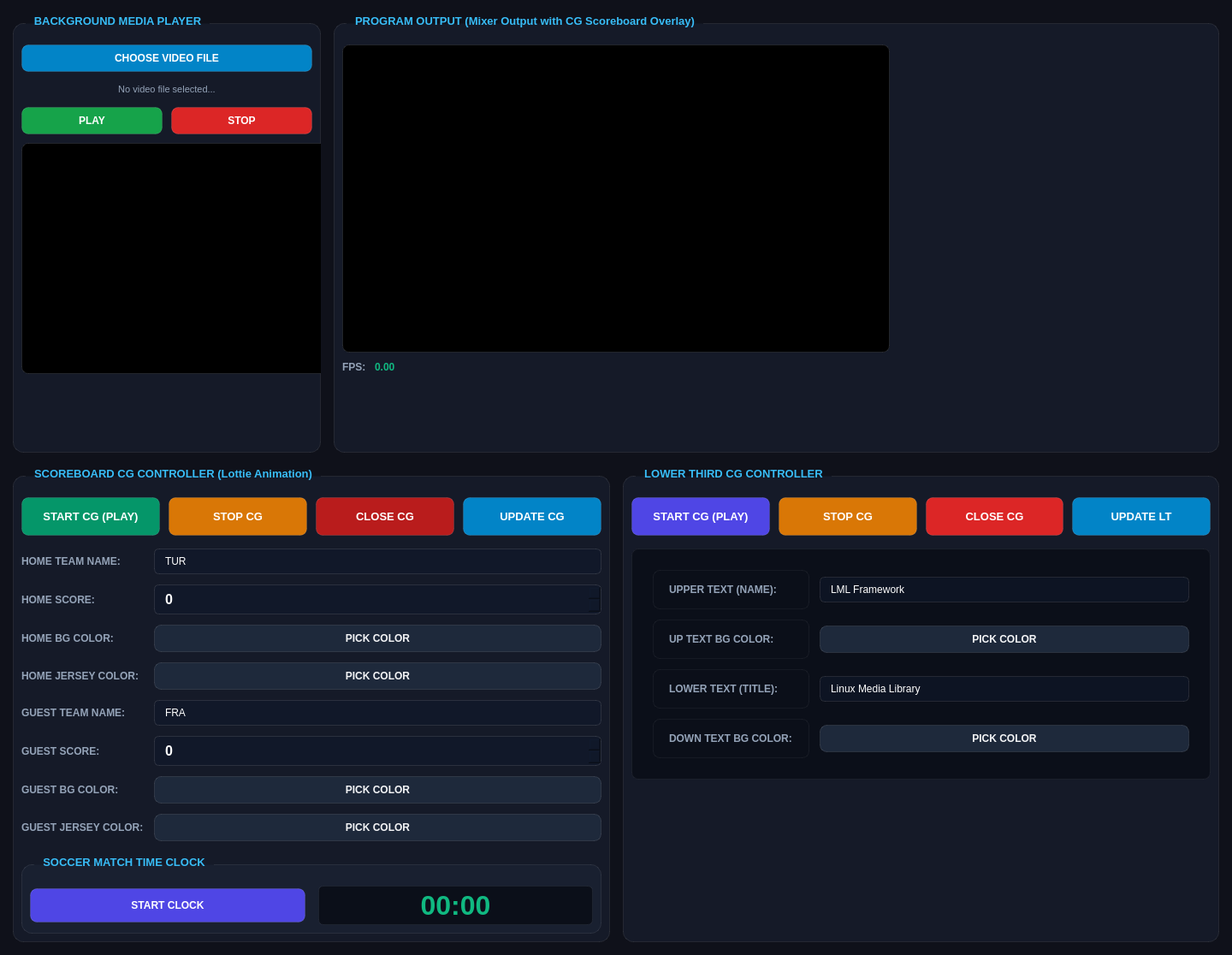
<?xml version="1.0" encoding="UTF-8"?>
<ui version="4.0">
 <class>MainWindow</class>
 <widget class="QMainWindow" name="MainWindow">
  <property name="geometry">
   <rect>
    <x>0</x>
    <y>0</y>
    <width>1440</width>
    <height>1116</height>
   </rect>
  </property>
  <property name="windowTitle">
   <string>LinPlay CG - LAnimation Scoreboard Controller</string>
  </property>
  <property name="styleSheet">
   <string notr="true">QMainWindow {
    background-color: #0f111a;
}
QWidget {
    font-family: 'Outfit', 'Inter', 'Segoe UI', sans-serif;
    color: #f3f4f6;
}
QGroupBox {
    background-color: rgba(30, 41, 59, 0.4);
    border: 1px solid rgba(255, 255, 255, 0.08);
    border-radius: 12px;
    margin-top: 12px;
    padding-top: 15px;
    font-weight: bold;
    font-size: 13px;
    color: #38bdf8;
}
QGroupBox::title {
    subcontrol-origin: margin;
    subcontrol-position: top left;
    left: 15px;
    padding: 2px 8px;
}
QLineEdit {
    background-color: rgba(15, 23, 42, 0.6);
    border: 1px solid rgba(255, 255, 255, 0.1);
    border-radius: 6px;
    padding: 6px 10px;
    color: white;
}
QLineEdit:focus {
    border: 1px solid #38bdf8;
}
QSpinBox {
    background-color: rgba(15, 23, 42, 0.6);
    border: 1px solid rgba(255, 255, 255, 0.1);
    border-radius: 6px;
    padding: 6px 10px;
    color: white;
    font-size: 16px;
    font-weight: bold;
}
QPushButton {
    background-color: #1e293b;
    border: 1px solid rgba(255, 255, 255, 0.1);
    border-radius: 8px;
    padding: 8px 16px;
    font-weight: bold;
}
QPushButton:hover {
    background-color: #334155;
    border: 1px solid rgba(255, 255, 255, 0.2);
}
QPushButton:pressed {
    background-color: #0f172a;
}</string>
  </property>
  <widget class="QWidget" name="centralwidget">
   <layout class="QVBoxLayout" name="mainLayout">
    <property name="spacing">
     <number>15</number>
    </property>
    <property name="leftMargin">
     <number>15</number>
    </property>
    <property name="topMargin">
     <number>15</number>
    </property>
    <property name="rightMargin">
     <number>15</number>
    </property>
    <property name="bottomMargin">
     <number>15</number>
    </property>
    <item>
     <layout class="QHBoxLayout" name="previewsLayout">
      <property name="spacing">
       <number>15</number>
      </property>
      <item>
       <widget class="QGroupBox" name="videoGb">
        <property name="minimumSize">
         <size>
          <width>320</width>
          <height>0</height>
         </size>
        </property>
        <property name="maximumSize">
         <size>
          <width>360</width>
          <height>16777215</height>
         </size>
        </property>
        <property name="title">
         <string>BACKGROUND MEDIA PLAYER</string>
        </property>
        <layout class="QVBoxLayout" name="videoVBox">
         <property name="spacing">
          <number>10</number>
         </property>
         <item>
          <widget class="QPushButton" name="openVideoBtn">
           <property name="styleSheet">
            <string notr="true">background-color: #0284c7; color: white;</string>
           </property>
           <property name="text">
            <string>CHOOSE VIDEO FILE</string>
           </property>
          </widget>
         </item>
         <item>
          <widget class="QLabel" name="filePathLbl">
           <property name="styleSheet">
            <string notr="true">color: #94a3b8; font-size: 11px; padding: 4px;</string>
           </property>
           <property name="text">
            <string>No video file selected...</string>
           </property>
           <property name="alignment">
            <set>Qt::AlignmentFlag::AlignCenter</set>
           </property>
           <property name="wordWrap">
            <bool>true</bool>
           </property>
          </widget>
         </item>
         <item>
          <layout class="QHBoxLayout" name="videoBtnLayout">
           <item>
            <widget class="QPushButton" name="playVideoBtn">
             <property name="styleSheet">
              <string notr="true">background-color: #16a34a; color: white;</string>
             </property>
             <property name="text">
              <string>PLAY</string>
             </property>
            </widget>
           </item>
           <item>
            <widget class="QPushButton" name="stopVideoBtn">
             <property name="styleSheet">
              <string notr="true">background-color: #dc2626; color: white;</string>
             </property>
             <property name="text">
              <string>STOP</string>
             </property>
            </widget>
           </item>
          </layout>
         </item>
         <item>
          <widget class="QWidget" name="videoPreview" native="true">
           <property name="sizePolicy">
            <sizepolicy hsizetype="Fixed" vsizetype="Fixed">
             <horstretch>0</horstretch>
             <verstretch>0</verstretch>
            </sizepolicy>
           </property>
           <property name="minimumSize">
            <size>
             <width>480</width>
             <height>270</height>
            </size>
           </property>
           <property name="maximumSize">
            <size>
             <width>480</width>
             <height>270</height>
            </size>
           </property>
           <property name="styleSheet">
            <string notr="true">background-color: #000000; border-radius: 8px; border: 1px solid rgba(255,255,255,0.1);</string>
           </property>
          </widget>
         </item>
         <item>
          <spacer name="videoSpacer">
           <property name="orientation">
            <enum>Qt::Orientation::Vertical</enum>
           </property>
           <property name="sizeHint" stdset="0">
            <size>
             <width>0</width>
             <height>0</height>
            </size>
           </property>
          </spacer>
         </item>
        </layout>
       </widget>
      </item>
      <item>
       <widget class="QGroupBox" name="progGb">
        <property name="title">
         <string>PROGRAM OUTPUT (Mixer Output with CG Scoreboard Overlay)</string>
        </property>
        <layout class="QVBoxLayout" name="progVBox">
         <property name="spacing">
          <number>10</number>
         </property>
         <item>
          <widget class="QWidget" name="programPreview" native="true">
           <property name="sizePolicy">
            <sizepolicy hsizetype="Fixed" vsizetype="Fixed">
             <horstretch>0</horstretch>
             <verstretch>0</verstretch>
            </sizepolicy>
           </property>
           <property name="minimumSize">
            <size>
             <width>640</width>
             <height>360</height>
            </size>
           </property>
           <property name="maximumSize">
            <size>
             <width>640</width>
             <height>360</height>
            </size>
           </property>
           <property name="styleSheet">
            <string notr="true">background-color: #000000; border-radius: 8px; border: 1px solid rgba(255,255,255,0.1);</string>
           </property>
          </widget>
         </item>
         <item>
          <layout class="QHBoxLayout" name="statsLayout">
           <item>
            <widget class="QLabel" name="fpsLbl">
             <property name="styleSheet">
              <string notr="true">font-weight: bold; color: #94a3b8;</string>
             </property>
             <property name="text">
              <string>FPS:</string>
             </property>
            </widget>
           </item>
           <item>
            <widget class="QLabel" name="fpsValLbl">
             <property name="styleSheet">
              <string notr="true">font-weight: bold; color: #10b981;</string>
             </property>
             <property name="text">
              <string>0.00</string>
             </property>
            </widget>
           </item>
           <item>
            <spacer name="statsSpacer">
             <property name="orientation">
              <enum>Qt::Orientation::Horizontal</enum>
             </property>
             <property name="sizeHint" stdset="0">
              <size>
               <width>0</width>
               <height>0</height>
              </size>
             </property>
            </spacer>
           </item>
          </layout>
         </item>
         <item>
          <spacer name="progSpacer">
           <property name="orientation">
            <enum>Qt::Orientation::Vertical</enum>
           </property>
           <property name="sizeHint" stdset="0">
            <size>
             <width>0</width>
             <height>0</height>
            </size>
           </property>
          </spacer>
         </item>
        </layout>
       </widget>
      </item>
     </layout>
    </item>
    <item>
     <layout class="QHBoxLayout" name="controllersLayout">
      <property name="spacing">
       <number>15</number>
      </property>
      <item>
       <widget class="QGroupBox" name="cgGb">
        <property name="title">
         <string>SCOREBOARD CG CONTROLLER (Lottie Animation)</string>
        </property>
        <layout class="QVBoxLayout" name="cgVBox">
         <property name="spacing">
          <number>15</number>
         </property>
         <item>
          <layout class="QHBoxLayout" name="cgActionsLayout">
           <property name="spacing">
            <number>10</number>
           </property>
           <item>
            <widget class="QPushButton" name="startCgBtn">
             <property name="minimumSize">
              <size>
               <width>0</width>
               <height>45</height>
              </size>
             </property>
             <property name="styleSheet">
              <string notr="true">background-color: #059669; color: white; font-size: 13px;</string>
             </property>
             <property name="text">
              <string>START CG (PLAY)</string>
             </property>
            </widget>
           </item>
           <item>
            <widget class="QPushButton" name="stopCgBtn">
             <property name="minimumSize">
              <size>
               <width>0</width>
               <height>45</height>
              </size>
             </property>
             <property name="styleSheet">
              <string notr="true">background-color: #d97706; color: white; font-size: 13px;</string>
             </property>
             <property name="text">
              <string>STOP CG</string>
             </property>
            </widget>
           </item>
           <item>
            <widget class="QPushButton" name="closeCgBtn">
             <property name="minimumSize">
              <size>
               <width>0</width>
               <height>45</height>
              </size>
             </property>
             <property name="styleSheet">
              <string notr="true">background-color: #b91c1c; color: white; font-size: 13px;</string>
             </property>
             <property name="text">
              <string>CLOSE CG</string>
             </property>
            </widget>
           </item>
           <item>
            <widget class="QPushButton" name="updateCgBtn">
             <property name="minimumSize">
              <size>
               <width>0</width>
               <height>45</height>
              </size>
             </property>
             <property name="styleSheet">
              <string notr="true">background-color: #0284c7; color: white; font-size: 13px; font-weight: bold;</string>
             </property>
             <property name="text">
              <string>UPDATE CG</string>
             </property>
            </widget>
           </item>
          </layout>
         </item>
         <item>
          <layout class="QGridLayout" name="cgFormLayout">
           <property name="spacing">
            <number>12</number>
           </property>
           <item row="0" column="0">
            <widget class="QLabel" name="homeLabel">
             <property name="styleSheet">
              <string notr="true">font-weight: bold; color: #94a3b8;</string>
             </property>
             <property name="text">
              <string>HOME TEAM NAME:</string>
             </property>
            </widget>
           </item>
           <item row="0" column="1">
            <widget class="QLineEdit" name="homeNameEdit">
             <property name="minimumSize">
              <size>
               <width>220</width>
               <height>0</height>
              </size>
             </property>
             <property name="text">
              <string>TUR</string>
             </property>
            </widget>
           </item>
           <item row="1" column="0">
            <widget class="QLabel" name="homeScoreLabel">
             <property name="styleSheet">
              <string notr="true">font-weight: bold; color: #94a3b8;</string>
             </property>
             <property name="text">
              <string>HOME SCORE:</string>
             </property>
            </widget>
           </item>
           <item row="1" column="1">
            <widget class="QSpinBox" name="homeScoreSb">
             <property name="maximum">
              <number>99</number>
             </property>
            </widget>
           </item>
           <item row="2" column="0">
            <widget class="QLabel" name="homeBgColorLabel">
             <property name="styleSheet">
              <string notr="true">font-weight: bold; color: #94a3b8;</string>
             </property>
             <property name="text">
              <string>HOME BG COLOR:</string>
             </property>
            </widget>
           </item>
           <item row="2" column="1">
            <widget class="QPushButton" name="homeBgColorBtn">
             <property name="text">
              <string>PICK COLOR</string>
             </property>
            </widget>
           </item>
           <item row="3" column="0">
            <widget class="QLabel" name="homeJerseyColorLabel">
             <property name="styleSheet">
              <string notr="true">font-weight: bold; color: #94a3b8;</string>
             </property>
             <property name="text">
              <string>HOME JERSEY COLOR:</string>
             </property>
            </widget>
           </item>
           <item row="3" column="1">
            <widget class="QPushButton" name="homeJerseyColorBtn">
             <property name="text">
              <string>PICK COLOR</string>
             </property>
            </widget>
           </item>
           <item row="4" column="0">
            <widget class="QLabel" name="guestLabel">
             <property name="styleSheet">
              <string notr="true">font-weight: bold; color: #94a3b8;</string>
             </property>
             <property name="text">
              <string>GUEST TEAM NAME:</string>
             </property>
            </widget>
           </item>
           <item row="4" column="1">
            <widget class="QLineEdit" name="guestNameEdit">
             <property name="minimumSize">
              <size>
               <width>220</width>
               <height>0</height>
              </size>
             </property>
             <property name="text">
              <string>FRA</string>
             </property>
            </widget>
           </item>
           <item row="5" column="0">
            <widget class="QLabel" name="guestScoreLabel">
             <property name="styleSheet">
              <string notr="true">font-weight: bold; color: #94a3b8;</string>
             </property>
             <property name="text">
              <string>GUEST SCORE:</string>
             </property>
            </widget>
           </item>
           <item row="5" column="1">
            <widget class="QSpinBox" name="guestScoreSb">
             <property name="maximum">
              <number>99</number>
             </property>
            </widget>
           </item>
           <item row="6" column="0">
            <widget class="QLabel" name="guestBgColorLabel">
             <property name="styleSheet">
              <string notr="true">font-weight: bold; color: #94a3b8;</string>
             </property>
             <property name="text">
              <string>GUEST BG COLOR:</string>
             </property>
            </widget>
           </item>
           <item row="6" column="1">
            <widget class="QPushButton" name="guestBgColorBtn">
             <property name="text">
              <string>PICK COLOR</string>
             </property>
            </widget>
           </item>
           <item row="7" column="0">
            <widget class="QLabel" name="guestJerseyColorLabel">
             <property name="styleSheet">
              <string notr="true">font-weight: bold; color: #94a3b8;</string>
             </property>
             <property name="text">
              <string>GUEST JERSEY COLOR:</string>
             </property>
            </widget>
           </item>
           <item row="7" column="1">
            <widget class="QPushButton" name="guestJerseyColorBtn">
             <property name="text">
              <string>PICK COLOR</string>
             </property>
            </widget>
           </item>
          </layout>
         </item>
         <item>
          <widget class="QGroupBox" name="clockGb">
           <property name="title">
            <string>SOCCER MATCH TIME CLOCK</string>
           </property>
           <layout class="QHBoxLayout" name="clockLayout">
            <property name="spacing">
             <number>15</number>
            </property>
            <item>
             <widget class="QPushButton" name="startClockBtn">
              <property name="minimumSize">
               <size>
                <width>150</width>
                <height>40</height>
               </size>
              </property>
              <property name="styleSheet">
               <string notr="true">background-color: #4f46e5; color: white;</string>
              </property>
              <property name="text">
               <string>START CLOCK</string>
              </property>
             </widget>
            </item>
            <item>
             <widget class="QLabel" name="clockDisplayLbl">
              <property name="styleSheet">
               <string notr="true">font-size: 32px; font-weight: bold; color: #10b981; font-family: 'Courier New', monospace; background-color: #0b0f19; border: 1px solid rgba(255,255,255,0.05); border-radius: 6px; padding: 4px 20px;</string>
              </property>
              <property name="text">
               <string>00:00</string>
              </property>
              <property name="alignment">
               <set>Qt::AlignmentFlag::AlignCenter</set>
              </property>
             </widget>
            </item>
           </layout>
          </widget>
         </item>
         <item>
          <spacer name="cgSpacer">
           <property name="orientation">
            <enum>Qt::Orientation::Vertical</enum>
           </property>
           <property name="sizeHint" stdset="0">
            <size>
             <width>0</width>
             <height>0</height>
            </size>
           </property>
          </spacer>
         </item>
        </layout>
       </widget>
      </item>
      <item>
       <widget class="QGroupBox" name="ltGb">
        <property name="title">
         <string>LOWER THIRD CG CONTROLLER</string>
        </property>
        <layout class="QVBoxLayout" name="ltVBox">
         <property name="spacing">
          <number>15</number>
         </property>
         <item>
          <layout class="QHBoxLayout" name="ltActionsLayout">
           <property name="spacing">
            <number>10</number>
           </property>
           <item>
            <widget class="QPushButton" name="startLtBtn">
             <property name="minimumSize">
              <size>
               <width>0</width>
               <height>45</height>
              </size>
             </property>
             <property name="styleSheet">
              <string notr="true">background-color: #4f46e5; color: white; font-size: 13px;</string>
             </property>
             <property name="text">
              <string>START CG (PLAY)</string>
             </property>
            </widget>
           </item>
           <item>
            <widget class="QPushButton" name="stopLtBtn">
             <property name="minimumSize">
              <size>
               <width>0</width>
               <height>45</height>
              </size>
             </property>
             <property name="styleSheet">
              <string notr="true">background-color: #d97706; color: white; font-size: 13px;</string>
             </property>
             <property name="text">
              <string>STOP CG</string>
             </property>
            </widget>
           </item>
           <item>
            <widget class="QPushButton" name="closeLtBtn">
             <property name="minimumSize">
              <size>
               <width>0</width>
               <height>45</height>
              </size>
             </property>
             <property name="styleSheet">
              <string notr="true">background-color: #dc2626; color: white; font-size: 13px;</string>
             </property>
             <property name="text">
              <string>CLOSE CG</string>
             </property>
            </widget>
           </item>
           <item>
            <widget class="QPushButton" name="updateLtBtn">
             <property name="minimumSize">
              <size>
               <width>0</width>
               <height>45</height>
              </size>
             </property>
             <property name="styleSheet">
              <string notr="true">background-color: #0284c7; color: white; font-size: 13px; font-weight: bold;</string>
             </property>
             <property name="text">
              <string>UPDATE LT</string>
             </property>
            </widget>
           </item>
          </layout>
         </item>
         <item>
          <widget class="QFrame" name="ltInputsFrame">
           <property name="styleSheet">
            <string notr="true">QFrame { background-color: #0b0f19; border: 1px solid rgba(255,255,255,0.05); border-radius: 8px; padding: 15px; }</string>
           </property>
           <layout class="QGridLayout" name="ltGridLayout">
            <property name="spacing">
             <number>12</number>
            </property>
            <item row="0" column="0">
             <widget class="QLabel" name="upTextLabel">
              <property name="styleSheet">
               <string notr="true">font-weight: bold; color: #94a3b8;</string>
              </property>
              <property name="text">
               <string>UPPER TEXT (NAME):</string>
              </property>
             </widget>
            </item>
            <item row="0" column="1">
             <widget class="QLineEdit" name="upTextEdit">
              <property name="minimumSize">
               <size>
                <width>220</width>
                <height>0</height>
               </size>
              </property>
              <property name="text">
               <string>LML Framework</string>
              </property>
             </widget>
            </item>
            <item row="1" column="0">
             <widget class="QLabel" name="ltUpBgLabel">
              <property name="styleSheet">
               <string notr="true">font-weight: bold; color: #94a3b8;</string>
              </property>
              <property name="text">
               <string>UP TEXT BG COLOR:</string>
              </property>
             </widget>
            </item>
            <item row="1" column="1">
             <widget class="QPushButton" name="ltUpBgBtn">
              <property name="text">
               <string>PICK COLOR</string>
              </property>
             </widget>
            </item>
            <item row="2" column="0">
             <widget class="QLabel" name="downTextLabel">
              <property name="styleSheet">
               <string notr="true">font-weight: bold; color: #94a3b8;</string>
              </property>
              <property name="text">
               <string>LOWER TEXT (TITLE):</string>
              </property>
             </widget>
            </item>
            <item row="2" column="1">
             <widget class="QLineEdit" name="downTextEdit">
              <property name="minimumSize">
               <size>
                <width>220</width>
                <height>0</height>
               </size>
              </property>
              <property name="text">
               <string>Linux Media Library</string>
              </property>
             </widget>
            </item>
            <item row="3" column="0">
             <widget class="QLabel" name="ltDownBgLabel">
              <property name="styleSheet">
               <string notr="true">font-weight: bold; color: #94a3b8;</string>
              </property>
              <property name="text">
               <string>DOWN TEXT BG COLOR:</string>
              </property>
             </widget>
            </item>
            <item row="3" column="1">
             <widget class="QPushButton" name="ltDownBgBtn">
              <property name="text">
               <string>PICK COLOR</string>
              </property>
             </widget>
            </item>
           </layout>
          </widget>
         </item>
         <item>
          <spacer name="ltSpacer">
           <property name="orientation">
            <enum>Qt::Orientation::Vertical</enum>
           </property>
           <property name="sizeHint" stdset="0">
            <size>
             <width>0</width>
             <height>0</height>
            </size>
           </property>
          </spacer>
         </item>
        </layout>
       </widget>
      </item>
     </layout>
    </item>
   </layout>
  </widget>
 </widget>
 <resources/>
 <connections/>
</ui>
